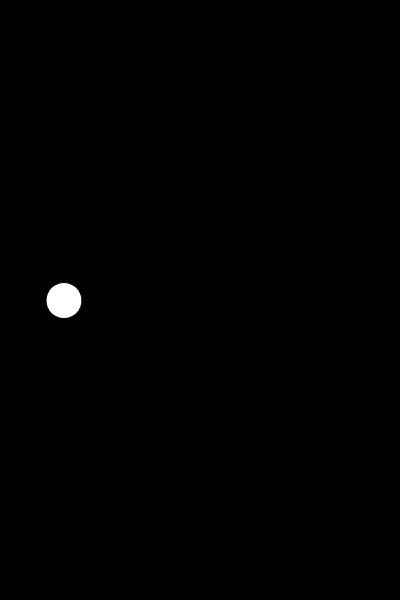
Frame 1 (no input)
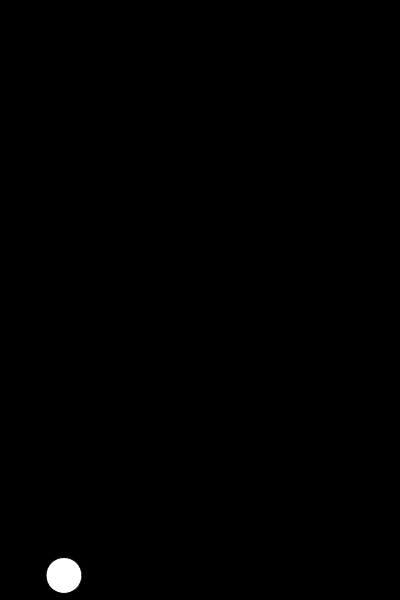
Frame 60 (no input)
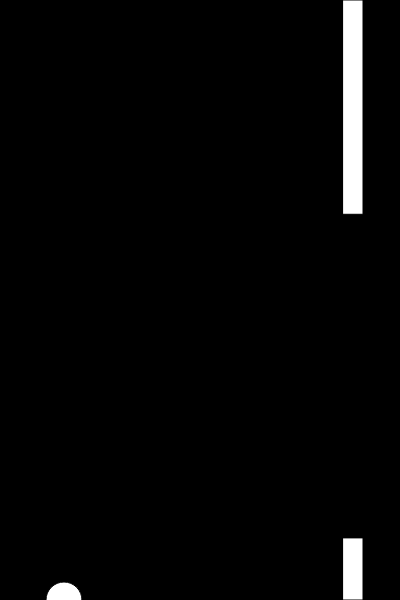
Frame 120 (the mouse pressed at the canvas centre since frame 60)

The p5.js sketch that drew these frames (run headless with seeded random() and noise() and a simulated clock; from frame 60 on, the mouse is pressed at the canvas centre):

// p5.js sketch
// ── sketch.js
var bird; //var para receber o pássaro
var pipes = []; //array para armazenar os pipes
function setup() {
    let canvasWidth = 400;
    let canvasHeight = 600;
    createCanvas(canvasWidth, canvasHeight);
    bird = new Bird(); // cria um novo pássaro
}
function draw() {
    background(0);

    for (var i = pipes.length-1; i >= 0; i--){
        pipes[i].show();
        pipes[i].update();
        if (pipes[i].hits(bird))
            console.log("Você perdeu!");
        if (pipes[i].offscreen())
            pipes.splice(i, 1);
    }

    bird.update(); //reposiciona o pássaro
    bird.show(); //desenha o pássaro
    let frames_distance = 100;
    if (frameCount % frames_distance == 0){
        /*
        * Toda vez que o frame que entrou na tela for
        * divisivel por *frames_distance* eu adiciono um novo pipe
        * */
        pipes.push(new Pipe()); //coloca um novo pipe no vetor de pipes
    }


}
function keyPressed() {
    if (key == ' ');
        bird.up();
}
// ── bird.js
function Bird() {

    this.y = height/2; //posiciona o pássaro no centro da janela, no eixo Y
    this.x = 64;      //distância do passáro em relação a borda esquerda da janela
    elipse_a = 36;    //
    elipse_b = 36;

    this.gravity = 0.6;//Força da gravidade, que faz com que o pássaro caia
                   // quando você não está controlando
    this.velocity = 0; // velocidade com que a queda aumenta
    this.lift = -15;//força que puxa o pássaro para cima

    this.show = function () {//desenha o pássaro
        fill(255);
        ellipse(this.x, this.y, elipse_a, elipse_b);

    }
    this.up = function () {//faz o pássaro subir
        this.velocity += this.lift;
    }


    this.update = function () {
        this.velocity += this.gravity;
        this.velocity *= 0.9;
        this.y += this.velocity;

        if (this.y > height){ // se o pássaro chega na borda inferior da tela, ele tem que parar de cair
            this.y = height;
            this.velocity = 0;//velocidade de queda vai a 0
        }
        if (this.y < 0){ // não permitir que o pássaro passe da borda superior da tela
            this.y = 0;
            this.velocity = 0; //velocidade de subida 0
        }
    }
}
// ── pipe.js
function Pipe() {
    this.top = random(height/2); // o pipe de cima fica com um valor para a parte de baixo entre altura o topo
    this.bottom = random(height/2); // a parte de baixo do pipe fica com um valor entre a altura e o meio da tela

    this.x = width;
    this.pipe_widht = 20;
    this.speed = 3; //velocidade com que a tela vai para esquerda

    this.highlight = false;

    this.show = function () { //mostra o pipe
        fill(255); //cor branca
        if (this.highlight)
            fill(255, 0, 0);
        rect(this.x, 0, this.pipe_widht, this.top); //retangulo  que representa o pipe superior
        rect(this.x, height-this.bottom, this.pipe_widht, this.bottom); // retangulo que representa o pipe de baixo
    }
    this.update = function () {
        this.x -= this.speed;
    }
    this.offscreen = function(){
        if (this.x < -this.pipe_widht)
            return true;
        return false;
    }
    this.hits = function (bird) {
        if (bird.y < this.top || bird.y > height - this.bottom)
            if (bird.x > this.x && bird.x < this.x + this.pipe_widht){
                this.highlight = true;
                return true;
            }
        this.highlight = false;
        return false;
    }
}
